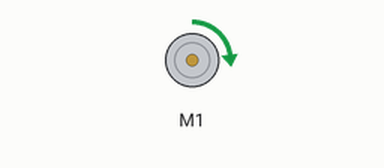
A sketch run on a simulated Arduino Uno, built with avr-gcc and run on an emulated ATmega328P. On the bench: DC motor (green arrow = forward, orange = backward, longer = faster). What the sketch prints to the serial monitor is not drawn.

Above: at 0.1 s.
Timing chart, 0 to 1.6 s (numbered marks = the images above):
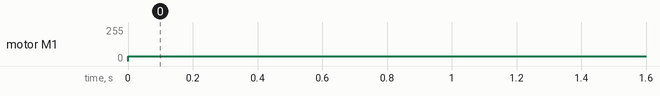

Measured:
- by itself, motor M1: stopped → forward 35/255 at 0.00 s

The sketch:

motor_pwm_experiment.ino
```cpp
#include <Adafruit_MotorShield.h>

Adafruit_MotorShield AFMS = Adafruit_MotorShield();

Adafruit_DCMotor *experimentMotor = AFMS.getMotor(1);

const uint8_t motorSpeed = 35;

void setup() {
  Serial.begin(9600);
  Serial.println("Experiment begin \n");
  AFMS.begin(1600);

  experimentMotor->setSpeed(motorSpeed);
  experimentMotor->run(FORWARD);
  experimentMotor->run(RELEASE);
}

void loop() {
  experimentMotor->setSpeed(motorSpeed);
  experimentMotor->run(FORWARD);
}
```
